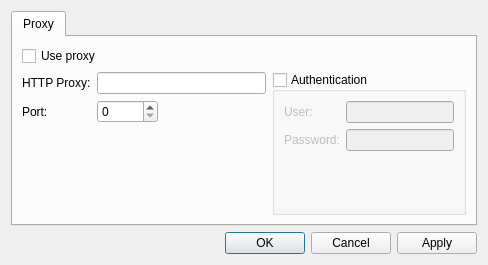
<?xml version="1.0" encoding="UTF-8"?>
<ui version="4.0">
 <class>SettingsDialog</class>
 <widget class="QDialog" name="SettingsDialog">
  <property name="geometry">
   <rect>
    <x>0</x>
    <y>0</y>
    <width>488</width>
    <height>265</height>
   </rect>
  </property>
  <property name="windowTitle">
   <string>Settings</string>
  </property>
  <layout class="QVBoxLayout" name="verticalLayout">
   <item>
    <widget class="QTabWidget" name="tabWidget">
     <property name="currentIndex">
      <number>0</number>
     </property>
     <widget class="QWidget" name="tabProxy">
      <attribute name="title">
       <string>Proxy</string>
      </attribute>
      <layout class="QGridLayout" name="gridLayout">
       <item row="0" column="0" colspan="2">
        <widget class="QCheckBox" name="checkBoxUseProxy">
         <property name="text">
          <string>Use proxy</string>
         </property>
        </widget>
       </item>
       <item row="1" column="0">
        <layout class="QFormLayout" name="formLayout_2">
         <property name="fieldGrowthPolicy">
          <enum>QFormLayout::ExpandingFieldsGrow</enum>
         </property>
         <item row="0" column="0">
          <widget class="QLabel" name="label">
           <property name="text">
            <string>HTTP Proxy:</string>
           </property>
          </widget>
         </item>
         <item row="0" column="1">
          <widget class="QLineEdit" name="lineEditHostName">
           <property name="sizePolicy">
            <sizepolicy hsizetype="Expanding" vsizetype="Fixed">
             <horstretch>0</horstretch>
             <verstretch>0</verstretch>
            </sizepolicy>
           </property>
          </widget>
         </item>
         <item row="1" column="0">
          <widget class="QLabel" name="label_2">
           <property name="text">
            <string>Port:</string>
           </property>
          </widget>
         </item>
         <item row="1" column="1">
          <widget class="QSpinBox" name="spinBoxPort">
           <property name="sizePolicy">
            <sizepolicy hsizetype="Preferred" vsizetype="Fixed">
             <horstretch>0</horstretch>
             <verstretch>0</verstretch>
            </sizepolicy>
           </property>
           <property name="maximum">
            <number>65535</number>
           </property>
          </widget>
         </item>
        </layout>
       </item>
       <item row="1" column="1">
        <widget class="QGroupBox" name="groupBoxAuthentication">
         <property name="title">
          <string>Authentication</string>
         </property>
         <property name="flat">
          <bool>true</bool>
         </property>
         <property name="checkable">
          <bool>true</bool>
         </property>
         <property name="checked">
          <bool>false</bool>
         </property>
         <layout class="QFormLayout" name="formLayout">
          <property name="fieldGrowthPolicy">
           <enum>QFormLayout::ExpandingFieldsGrow</enum>
          </property>
          <item row="0" column="0">
           <widget class="QLabel" name="label_3">
            <property name="text">
             <string>User:</string>
            </property>
           </widget>
          </item>
          <item row="0" column="1">
           <widget class="QLineEdit" name="lineEditUserName">
            <property name="sizePolicy">
             <sizepolicy hsizetype="Preferred" vsizetype="Fixed">
              <horstretch>0</horstretch>
              <verstretch>0</verstretch>
             </sizepolicy>
            </property>
           </widget>
          </item>
          <item row="1" column="0">
           <widget class="QLabel" name="label_4">
            <property name="text">
             <string>Password:</string>
            </property>
           </widget>
          </item>
          <item row="1" column="1">
           <widget class="QLineEdit" name="lineEditPassword">
            <property name="sizePolicy">
             <sizepolicy hsizetype="Preferred" vsizetype="Fixed">
              <horstretch>0</horstretch>
              <verstretch>0</verstretch>
             </sizepolicy>
            </property>
            <property name="text">
             <string/>
            </property>
            <property name="echoMode">
             <enum>QLineEdit::Password</enum>
            </property>
           </widget>
          </item>
         </layout>
        </widget>
       </item>
      </layout>
     </widget>
    </widget>
   </item>
   <item>
    <widget class="QDialogButtonBox" name="buttonBox">
     <property name="standardButtons">
      <set>QDialogButtonBox::Apply|QDialogButtonBox::Cancel|QDialogButtonBox::Ok</set>
     </property>
    </widget>
   </item>
  </layout>
 </widget>
 <resources/>
 <connections/>
</ui>
